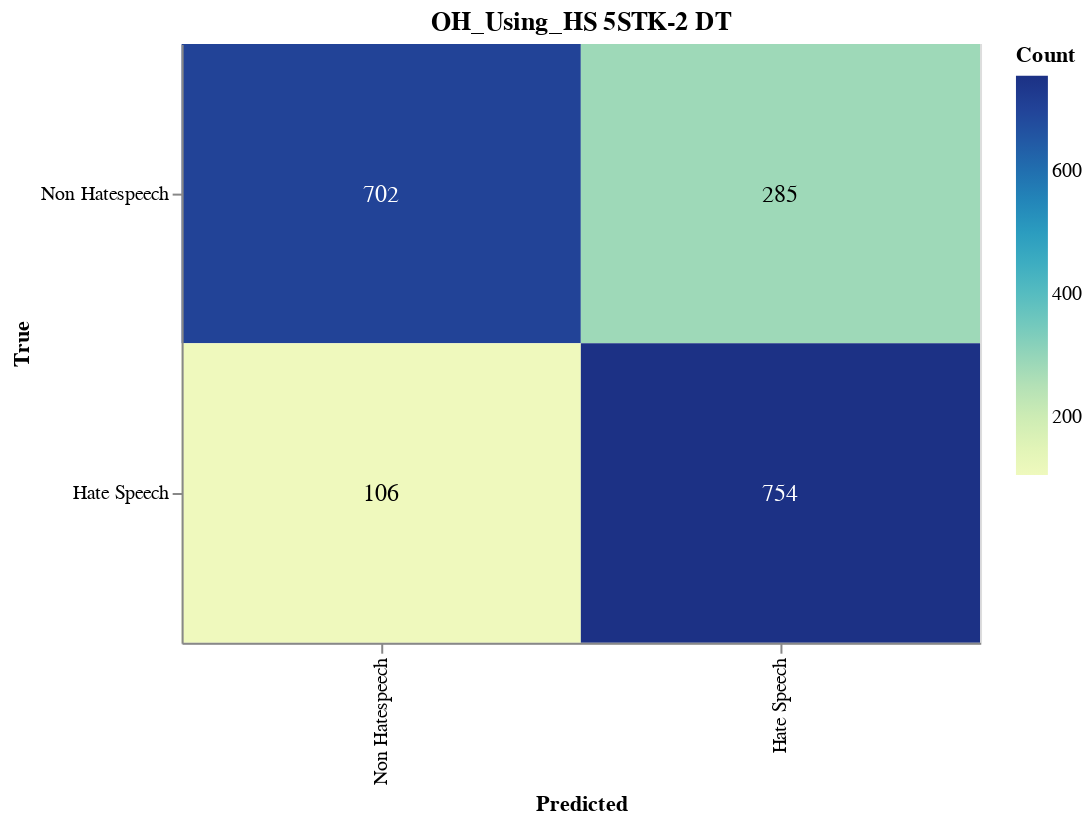

Write notebook code for a chart like this one.
### Markdown cell above
#### Save CM

### Code cell
import altair as alt
import altair_saver
import pandas as pd
from sklearn.metrics import confusion_matrix

# Calculate the confusion matrix
cm = confusion_matrix(y_val, adjusted_predictions)

# Define class names
class_names = ['Non Hatespeech', 'Hate Speech']

# Convert confusion matrix to DataFrame
cm_df = pd.DataFrame(cm, index=class_names, columns=class_names).reset_index().melt(id_vars='index')
cm_df.columns = ['True', 'Predicted', 'Count']

# Ensure the order of categories
cm_df['True'] = pd.Categorical(cm_df['True'], categories=class_names, ordered=True)
cm_df['Predicted'] = pd.Categorical(cm_df['Predicted'], categories=class_names, ordered=True)

# Create the Altair plot
heatmap = alt.Chart(cm_df).mark_rect().encode(
    x=alt.X('Predicted:O', sort=class_names),
    y=alt.Y('True:O', sort=class_names),
    color='Count:Q',
    tooltip=['True', 'Predicted', 'Count']
).properties(
    width=400,
    height=300,
    title='OH_Using_HS 5STK-2 DT'
)

# Add text labels
text = heatmap.mark_text(
    align='center',
    baseline='middle',
    fontSize=12
).encode(
    text='Count:Q',
    color=alt.condition(
        alt.datum.Count > cm.max() / 2,
        alt.value('white'),
        alt.value('black')
    )
)

# Combine heatmap and text
final_chart = heatmap + text

# Display the plot
final_chart.show()

### Figure 1 — Vega-Lite specification as saved in the notebook (floating-point values rounded to 4 significant figures)
{"config": {"view": {"continuousWidth": 300, "continuousHeight": 300}}, "layer": [{"mark": {"type": "rect"}, "encoding": {"color": {"field": "Count", "type": "quantitative"}, "tooltip": [{"field": "True", "type": "ordinal"}, {"field": "Predicted", "type": "ordinal"}, {"field": "Count", "type": "quantitative"}], "x": {"field": "Predicted", "sort": ["Non Hatespeech", "Hate Speech"], "type": "ordinal"}, "y": {"field": "True", "sort": ["Non Hatespeech", "Hate Speech"], "type": "ordinal"}}, "title": "OH_Using_HS 5STK-2 DT"}, {"mark": {"type": "text", "align": "center", "baseline": "middle", "fontSize": 12}, "encoding": {"color": {"condition": {"test": "(datum.Count > 377.0)", "value": "white"}, "value": "black"}, "text": {"field": "Count", "type": "quantitative"}, "tooltip": [{"field": "True", "type": "ordinal"}, {"field": "Predicted", "type": "ordinal"}, {"field": "Count", "type": "quantitative"}], "x": {"field": "Predicted", "sort": ["Non Hatespeech", "Hate Speech"], "type": "ordinal"}, "y": {"field": "True", "sort": ["Non Hatespeech", "Hate Speech"], "type": "ordinal"}}, "title": "OH_Using_HS 5STK-2 DT"}], "data": {"name": "data-4e2aff1d45104ca8ef9dd836d3a8dae3"}, "height": 300, "width": 400, "$schema": "https://vega.github.io/schema/vega-lite/v5.17.0.json", "datasets": {"data-4e2aff1d45104ca8ef9dd836d3a8dae3": [{"True": "Non Hatespeech", "Predicted": "Non Hatespeech", "Count": 702}, {"True": "Hate Speech", "Predicted": "Non Hatespeech", "Count": 106}, {"True": "Non Hatespeech", "Predicted": "Hate Speech", "Count": 285}, {"True": "Hate Speech", "Predicted": "Hate Speech", "Count": 754}]}}
